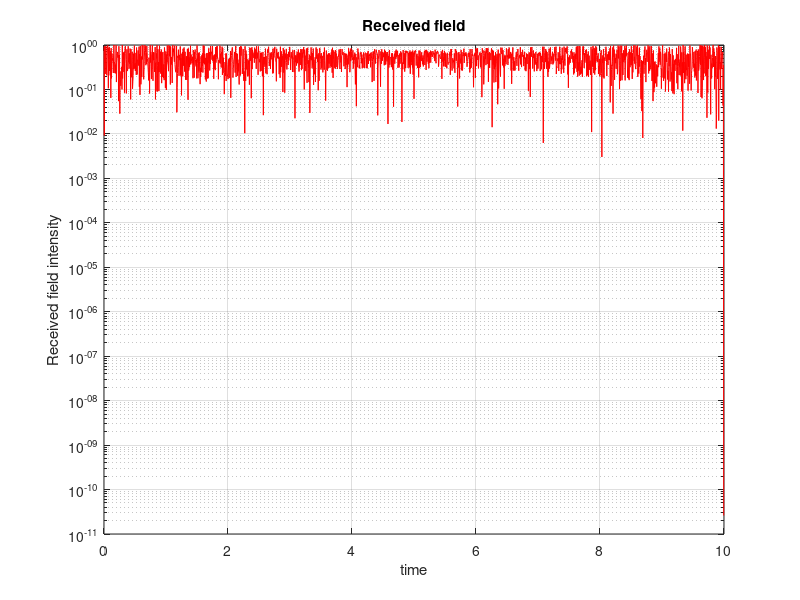

Write MATLAB code to recreate this figure.
% ***********SIMULATION OF COEFFICIENTS OF RAYLEIGH FADING CHANNEL************
%
% VEHICULAR SPEED, DOPPLER SHIFT
% FADING COEFFICIENTS
%******************************************************************************

Num_path=2000;							% Number of paths
t=0.0001:10/Num_path:10;				% Time range
f=150*10.^6; 							% Carrier frequency (150 Mhz, 900 Mhz)
wc=2*pi*f;								
vehicle_speed=150;                      % Speed of car[km/hrs]
v=vehicle_speed*5/18;					% Receiver speed[m/hrs]
c=300*10^3;								% Speed of light
wm=wc*(v/c);							% Maximum shift
fm=wm/(2*pi);							% Doppler shift

% SIMULATING ENSEMBLES OF SINUSOIDS
for i=1:Num_path
    A(i)=(2*pi/Num_path)*i;				%Azimuthal angles
    wn(i)=wm*cos(A(i));
    phi(i)=(pi*i)/(Num_path+1);
    xc(i)=2*cos(wn(i)*t(i)).*cos(phi(i))+cos(wm*t(i));
    xs(i)=2*cos(wn(i)*t(i)).*sin(phi(i));
    T(i)=(1/(2*Num_path+1)^0.5).*(xc(i)+j*xs(i));% Complex envelope
end

M=mean(abs(T));							% Mean
MdB=20*log10(M);
TdB=floor(20*log10(abs(T)));		    % Field [dB]

% PLOTTING THE HISTOGRAM
z1=hist(abs(T));
z=hist(TdB,9);
n=0;
for k=1:9
   n=n+z(k);
   end
   	for j=1:9
    	P(j)=z(j)/n;
 	end
  f(1)=P(1);
	for x=2:9
		f(x)=f(x-1)+P(x);
  		F(10-x)=f(x);
    end
plot(z1); 								 % Distribution chart
title('Rayleigh distribution');
semilogy(t,abs(T)/max(abs(T)),'r')       % Fading graphic
title('Received field');
ylabel('Received field intensity');
xlabel('time');
grid on;
